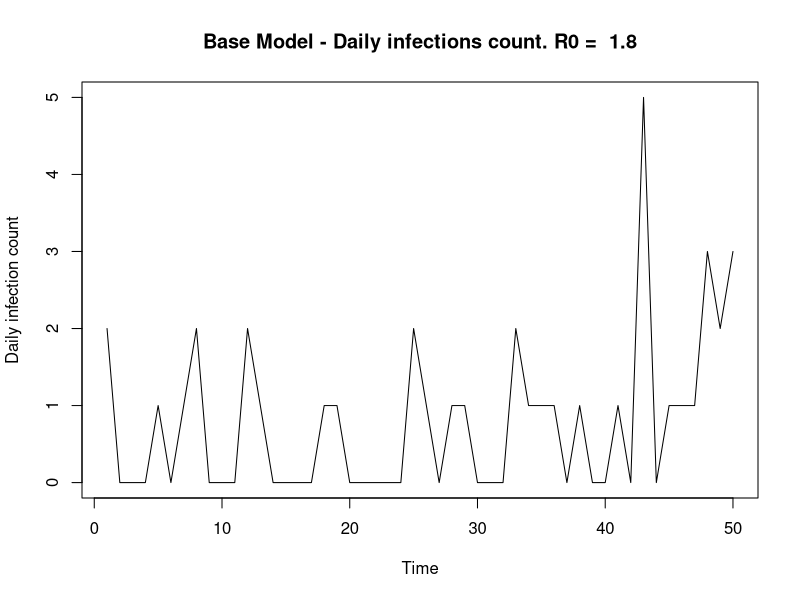
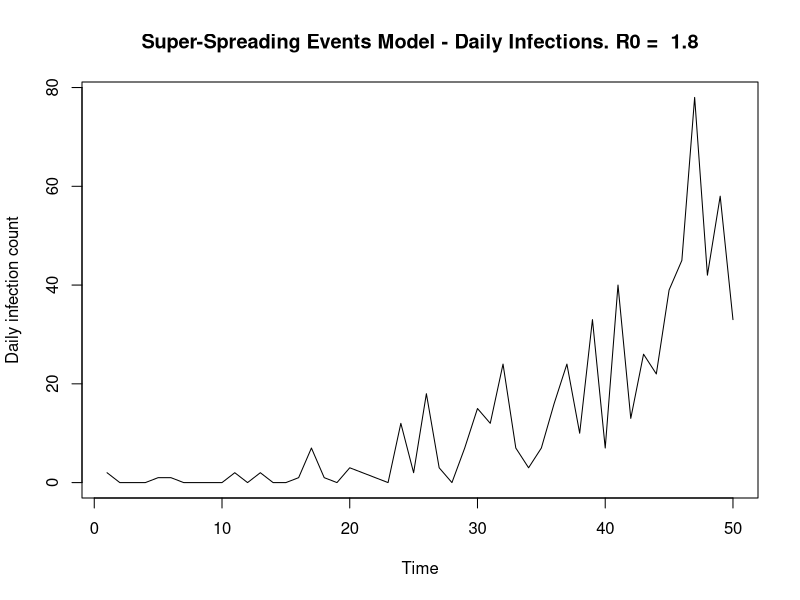
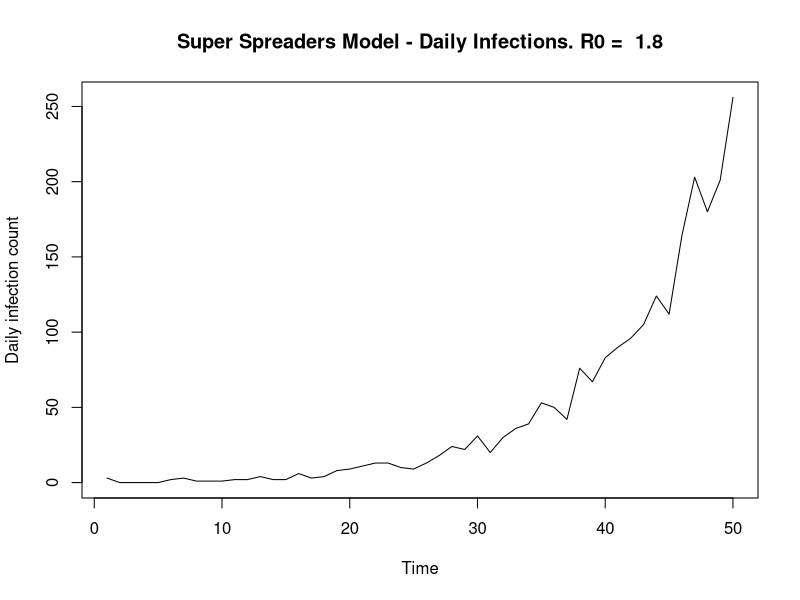

These figures' R source, in order:
#Epidemic Modelling Functions

#Contains:
#SIMULATION FUNCTIONS
#MODEL LIKELIHOOD FUNCTIONS
#PLOTTING MCMC FUNCTIONS

################################################################################
# SIMULATION
################################################################################

#*********************************************************
#I. BASELINE SIMULATION
simulate_branching = function(num_days, r0, shape_gamma, scale_gamma) {
  
  'Baseline simulation model'
  #Set up
  vec_infecteds = vector('numeric', num_days)
  vec_infecteds[1] = 2
  
  #Infectiousness (Discrete gamma) - I.e 'Infectiousness Pressure' - Sum of all people
  #Explanation: Gamma is a continuous function so integrate over the density at that point in time (today - previous day)
  prob_infect = pgamma(c(1:num_days), shape = shape_gamma, scale = scale_gamma) - pgamma(c(0:(num_days-1)), shape = shape_gamma, scale = scale_gamma)
  
  #Days of Infection Spreading
  for (t in 2:num_days) {
    
    #Total rate
    tot_rate = r0*sum(vec_infecteds[1:(t-1)]*rev(prob_infect[1:(t-1)])) #Product of infecteds & their probablilty of infection along the gamma dist at that point in time
    vec_infecteds[t] = rpois(1, tot_rate) #Assuming number of cases each day follows a poisson distribution. Causes jumps in data 
  }
  
  vec_infecteds
}

#Apply
num_days = 50
#lambda params
shape_gamma = 6; scale_gamma = 1
r0 = 1.8
sim_data = simulate_branching(num_days, r0, shape_gamma, scale_gamma)
plot.ts(sim_data, ylab = 'Daily infection count',
        main = paste('Base Model - Daily infections count. R0 = ', r0))


#*******************************************************
#II. SUPER-SPREADING EVENTS SIMULATION
simulate_branching_ss = function(num_days, shape_gamma, scale_gamma, alphaX, betaX, gammaX) {
  'Simulate an epidemic with Superspreading events
  prop_ss = Proportion of superspreading days
  magnitude_ss = increased rate of superspreading event'
  
  #Set up
  total_infecteds = vector('numeric', num_days)
  nsse_infecteds = vector('numeric', num_days)
  sse_infecteds = vector('numeric', num_days)
  total_infecteds[1] = 2
  nsse_infecteds[1] = 2
  sse_infecteds[1] = 0
  
  #Infectiousness (Discrete gamma) - I.e 'Infectiousness Pressure' - Sum of all people
  #Explanation: Gamma is a continuous function so integrate over the density at that point in time (today - previous day)
  prob_infect = pgamma(c(1:num_days), shape = shape_gamma, scale = scale_gamma) - pgamma(c(0:(num_days-1)), shape = shape_gamma, scale = scale_gamma)
  
  #Days of Infection Spreading
  for (t in 2:num_days) {
    
    #Regular infecteds (tot_rate = lambda) fix notation
    lambda_t = sum(total_infecteds[1:(t-1)]*rev(prob_infect[1:(t-1)])) #Eg. Today is day 10. Infected on day 1. Current Infectiousness is t - day_infected 
    tot_rate = alphaX*lambda_t #Product of infecteds & their probablilty of infection along the gamma dist at that point in time
    nsse_infecteds[t] = rpois(1, tot_rate) #Assuming number of cases each day follows a poisson distribution. Causes jumps in data 
    
    #Super-spreaders
    sse_infecteds[t] = rnbinom(1, betaX*lambda_t, 1/(1 + gammaX)) #z_t: Total infecteds due to super-spreading event - num of events x Num individuals
    
    #Total 
    total_infecteds[t] = nsse_infecteds[t] + sse_infecteds[t]
  }
  
  total_infecteds
}
# 
# #********
# # #*Implement
num_days = 50
#lambda params
shape_gamma = 6; scale_gamma = 1
#Params
alphaX = 0.8 #Without ss event, ~r0.
betaX = 0.1; gammaX = 10
true_r0 = alphaX + betaX*gammaX
true_r0
#Epidemic data
sim_data = simulate_branching_ss(num_days, shape_gamma, scale_gamma, alphaX, betaX, gammaX)
plot.ts(sim_data, ylab = 'Daily infection count',
        main = paste('Super-Spreading Events Model - Daily Infections. R0 = ', true_r0)) #,
                     #expression(alpha), ':', alphaX, 'b:', betaX, ':', gammaX))
# par(mfrow = c(2,1))

#*******************************************************
#II. SUPER-SPREADING EVENTS SIMULATION + POISSON
simulate_ss_poisson = function(num_days, shape_gamma, scale_gamma, alphaX, betaX, gammaX) {
  'Simulate an epidemic with Superspreading events
  prop_ss = Proportion of superspreading days
  magnitude_ss = increased rate of superspreading event'
  
  #Set up
  total_infecteds = vector('numeric', num_days)
  nsse_infecteds = vector('numeric', num_days)
  sse_infecteds = vector('numeric', num_days)
  total_infecteds[1] = 2
  nsse_infecteds[1] = 2
  sse_infecteds[1] = 0
  
  #Infectiousness (Discrete gamma) - I.e 'Infectiousness Pressure' - Sum of all people
  #Explanation: Gamma is a continuous function so integrate over the density at that point in time (today - previous day)
  prob_infect = pgamma(c(1:num_days), shape = shape_gamma, scale = scale_gamma) - pgamma(c(0:(num_days-1)), shape = shape_gamma, scale = scale_gamma)
  
  #Days of Infection Spreading
  for (t in 2:num_days) {
    
    #Regular infecteds (tot_rate = lambda) fix notation
    lambda_t = sum(total_infecteds[1:(t-1)]*rev(prob_infect[1:(t-1)])) #?Why is it the reversed probability - given the way prob_infect is written
    tot_rate = alphaX*lambda_t #Product of infecteds & their probablilty of infection along the gamma dist at that point in time
    nsse_infecteds[t] = rpois(1, tot_rate) #Assuming number of cases each day follows a poisson distribution. Causes jumps in data 
    
    #Super-spreaders
    n_t = rpois(1, betaX*lambda_t) #Number of super-spreading events (beta)
    sse_infecteds[t] = rpois(1, gammaX*n_t) #z_t: Total infecteds due to super-spreading event - num of events x Num individuals
    
    total_infecteds[t] = nsse_infecteds[t] + sse_infecteds[t]
  }
  
  total_infecteds
}

#*Implement
# num_days = 50
# #lambda params
# shape_gamma = 6
# scale_gamma = 1
# #params
# alphaX = 1.2 #Without ss event, ~r0. 
# betaX = 0.5
# gammaX = 10
# #Epidemic data
# sim_data2 = simulate_ss_poisson(num_days, shape_gamma, scale_gamma, alphaX, betaX, gammaX)
# plot.ts(sim_data2, ylab = 'Daily Infections count', main = 'Daily Infections count')


#*******************************************************
#III. SUPER-SRPEADING INDIVIDUALS (SUPER-SPREADERS) SIMULATION 
simulation_super_spreaders_v0 = function(num_days, shape_gamma, scale_gamma, aX, bX, cX) {
  'Simulate an epidemic with Superspreading individuals'
  
  #Set up
  total_infecteds = vector('numeric', num_days)
  nss_infecteds = vector('numeric', num_days)
  ss_infecteds = vector('numeric', num_days)
  total_infecteds[1] = 3
  nss_infecteds[1] = 2
  ss_infecteds[1] = 1 
  
  #Infectiousness (Discrete gamma) - I.e 'Infectiousness Pressure' - Sum of all people
  #Explanation: Gamma is a continuous function so integrate over the density at that point in time (today - previous day)
  prob_infect = pgamma(c(1:num_days), shape = shape_gamma, scale = scale_gamma) - pgamma(c(0:(num_days-1)), shape = shape_gamma, scale = scale_gamma)
  
  #Days of Infection Spreading
  for (t in 2:num_days) {
    
    #Regular infecteds (tot_rate = lambda) fix notation
    lambda_t = sum((total_infecteds[1:(t-1)] + cX*ss_infecteds[1:(t-1)])*rev(prob_infect[1:(t-1)])) #?Why is it the reversed probability - given the way prob_infect is written. Product of infecteds & their probablilty of infection along the gamma dist at that point in time
    nss_infecteds[t] = rpois(1, aX*lambda_t) #Assuming number of cases each day follows a poisson distribution. Causes jumps in data 
    ss_infecteds[t] = rpois(1, bX*lambda_t)
    total_infecteds[t] = nss_infecteds[t] + ss_infecteds[t]
  }
  
  total_infecteds
}

#*******************************************************
#III B. SUPER-SRPEADING INDIVIDUALS (SUPER-SPREADERS) SIMULATION 
simulation_super_spreaders = function(num_days, shape_gamma, scale_gamma, aX, bX, cX) {
  'Simulate an epidemic with Superspreading individuals'
  
  #Set up
  total_infecteds = vector('numeric', num_days)
  nss_infecteds = vector('numeric', num_days)
  ss_infecteds = vector('numeric', num_days)
  total_infecteds[1] = 3
  nss_infecteds[1] = 2
  ss_infecteds[1] = 1 
  
  #Infectiousness (Discrete gamma) - I.e 'Infectiousness Pressure' - Sum of all people
  #Explanation: Gamma is a continuous function so integrate over the density at that point in time (today - previous day)
  prob_infect = pgamma(c(1:num_days), shape = shape_gamma, scale = scale_gamma) - pgamma(c(0:(num_days-1)), shape = shape_gamma, scale = scale_gamma)
  
  #Days of Infection Spreading
  for (t in 2:num_days) {
    
    #Regular infecteds (tot_rate = lambda) fix notation
    lambda_t = sum((total_infecteds[1:(t-1)] + cX*ss_infecteds[1:(t-1)])*rev(prob_infect[1:(t-1)])) #?Why is it the reversed probability - given the way prob_infect is written. Product of infecteds & their probablilty of infection along the gamma dist at that point in time
    nss_infecteds[t] = rpois(1, aX*lambda_t) #Assuming number of cases each day follows a poisson distribution. Causes jumps in data 
    ss_infecteds[t] = rpois(1, bX*lambda_t)
    total_infecteds[t] = nss_infecteds[t] + ss_infecteds[t]
  }
  
  return(list(nss_infecteds, ss_infecteds))
}

#Return sum of n + s
get_total_x = function(data_list){
  
  'Returns sum of x = n + s in a single vector'
  n = data[[1]]; s = data[[2]]
  x = n + s
  x
} 

#*Implement
num_days = 50
#lambda params
shape_gamma = 6; scale_gamma = 1
#params
aX = 0.8 #1.1 #Without ss event, ~r0.
bX = 0.1; cX = 10 #8
r02 = aX + bX*cX
#Epidemic data
sim_data2 = simulation_super_spreaders_v0(num_days, shape_gamma, scale_gamma, aX, bX, cX)
plot.ts(sim_data2, ylab = 'Daily infection count',
        main = paste('Super Spreaders Model - Daily Infections. R0 = ', r02))

##############################################################################
# MODELS
##############################################################################

#*******************************************************************************
# BASELINE

#Likelihood (log)
log_like <- function(y, r0_dash){
  
  #Params
  num_days = length(y)
  shape_gamma = 6
  scale_gamma = 1
  
  #Infectiousness (Discrete gamma)
  prob_infect = pgamma(c(1:num_days), shape = shape_gamma, scale = scale_gamma) - pgamma(c(0:(num_days-1)), shape = shape_gamma, scale = scale_gamma)
  logl = 0
  
  for (t in 2:num_days) {
    
    lambda = r0_dash*sum(y[1:t-1]*rev(prob_infect[1:t-1]))
    logl = logl + y[t]*log(lambda) - lambda - lfactorial(y[t]) #Need to include normalizing constant 
    
  }
  
  logl
  
}

# BASE MCMC
mcmc_r0 <- function(data, n, sigma, burn_in, x0 = 1) {
  
  'Returns mcmc samples of R0. 
  Prior on R_0 (or alpha) = exp(1)'
  #Data
  print('sim data')
  print(data)
  
  #Set up
  r0_vec <- vector('numeric', n)
  r0_vec[1] <- x0
  U <- runif(n)
  count_accept = 0
  
  #MCMC chain
  for(i in 2:n) {
    r0_dash <- r0_vec[i-1] + rnorm(1, sd = sigma) #, mean = 0, sd = sigma_opt)
    if(r0_dash < 0){
      r0_dash = abs(r0_dash)
    }
    
    #Alpha
    log_alpha = log_like(data, r0_dash) - log_like(data, r0_vec[i-1]) - r0_dash + r0_vec[i-1] #exponential prior
    #log_alpha = log_like(data, Y) - log_like(data, r0_vec[i-1]) + dgamma(Y, shape = 1, scale = 1, log = TRUE) - dgamma(r0_vec[i-1], shape = 1, scale = 1, log = TRUE) 
    #Should include: Likelihood + prior + propogsal density x2 (Previous time step & Current time step)
    
    if (is.na(log_alpha)){
      print('na value')
      sprintf("r0_dash: %i", r0_dash)
    }
    if(!(is.na(log_alpha)) && log(U[i]) < log_alpha) { 
      r0_vec[i] <- r0_dash
      count_accept = count_accept + 1
    } else {
      r0_vec[i] <- r0_vec[i-1]
    }
  }
  #Final stats
  accept_rate = 100*(count_accept/n)
  print(paste0("Acceptance rate = ",accept_rate))
  
  r0_vec = r0_vec[burn_in:n]
  r0_vec
  
  return(list(r0_vec, accept_rate))
}

#*******************************************************************************
# SUPER-SPREADING EVENTS MODEL
#*******************************************************************************

#Log Likelihood 
log_like_sse <- function(x, alphaX, betaX, gammaX){
  
  #Params
  num_days = length(x)
  shape_gamma = 6
  scale_gamma = 1
  
  #Infectiousness (Discrete gamma) i,e Prob less than x2 - prob less than x1; the area in between 
  prob_infect = pgamma(c(1:num_days), shape = shape_gamma, scale = scale_gamma) - pgamma(c(0:(num_days-1)), shape = shape_gamma, scale = scale_gamma)
  logl = 0
  
  for (t in 2:num_days) {
    
    lambda_t = sum(x[1:(t-1)]*rev(prob_infect[1:(t-1)]))
    inner_sum_xt = 0
    
    for (y_t in 0:x[t]){ #Sum for all values of y_t
      
      #Log likelihood
      inner_sum_xt = (inner_sum_xt + exp(-alphaX*lambda_t)*(1/factorial(y_t))*(alphaX*lambda_t)^y_t*
                        (gamma((x[t] - y_t) + betaX*lambda_t))/(gamma(betaX*lambda_t)*
                                                                  factorial(x[t] - y_t))*(1/(gammaX +1))^(betaX*lambda_t)*
                        (gammaX/(gammaX + 1))^(x[t] - y_t))
      
    } 
    
    logl = logl + log(inner_sum_xt) 
    
  }
  
  logl
  
}

#*****************************************************
#Log Likelihood - log-exp-sum trick 
log_like_ss_lse <- function(x, alphaX, betaX, gammaX){
  
  #Params
  num_days = length(x)
  shape_gamma = 6
  scale_gamma = 1
  
  #Infectiousness (Discrete gamma)
  prob_infect = pgamma(c(1:num_days), shape = shape_gamma, scale = scale_gamma) - pgamma(c(0:(num_days-1)),
                                                                                         shape = shape_gamma, scale = scale_gamma)
  logl = 0 
  
  for (t in 2:num_days) {
    
    #print(t)
    lambda_t = sum(x[1:(t-1)]*rev(prob_infect[1:(t-1)]))
    
    if((x[t] == 0) | is.na(x[t])) { #y_t also equal to zero 
      #L(x_i) for y_t, x_t = 0
      logl = logl -(alphaX*lambda_t) - 
        (betaX*lambda_t*log(gammaX +1))
      
      #print(paste0('logl 1 = ', logl))
      
    } else {
      
      #Terms in inner sum
      inner_sum_vec <- vector('numeric', x[t])
      
      for (y_t in 0:x[t]){ #Sum for all values of y_t up to x_t
        
        #Store inner L(x_i) term in vector position
        inner_sum_vec[y_t + 1] = (-(alphaX*lambda_t) - lfactorial(y_t) + y_t*log(alphaX*lambda_t) +
                                    lgamma((x[t] - y_t) + (betaX*lambda_t)) - lgamma(betaX*lambda_t) - 
                                    lfactorial(x[t] - y_t) - (betaX*lambda_t*log(gammaX +1)) + 
                                    (x[t] - y_t)*log(gammaX) -(x[t] - y_t)*log(gammaX + 1))
        
      }
      
      #Calculate max element in inner vector, for all y_t for a given t, x[t]
      lx_max = max(inner_sum_vec)
      #print(paste0('lx_max = ', lx_max))
      
      #Calculate lse
      lse = lx_max + log(sum(exp(inner_sum_vec - lx_max) ))
      
      #print(paste0('lse = ', lse))
      
      #Add to overall log likelihood 
      logl = logl + lse 
      
    }
    
  }
  
  logl
  
}

#***************************************************************#####
#GAMMA PRIOR ON BETA
log_gamma_dist <- function(param, gamma_priors){
  
  #Params
  shapeX = gamma_priors[1]
  scaleX = gamma_priors[2]
  
  log_gamma_dist = (1/lgamma(shapeX)*shapeX*log(scaleX))*(shapeX - 1)*log(param)*(-param/shapeX)
  
  log_gamma_dist
}

##############################
#1. MCMC
MCMC_SSE <- function(data, n, sigma, model_params, gamma_prior, gamma_priors,
                            x0 = 1, prior = TRUE, alpha_transform = FALSE) {#thinning_factor, burn_in
  
  'Returns MCMC samples of SSE model parameters (alpha, beta, gamma, r0 = a + b*g) 
  w/ acceptance rates. Includes alpha transform, beta-gamma transform' 
  print('MCMC SUPERSPREADING EVENTS')
  
  'Priors
  p(alpha) = exp(1) = rate*exp(-rate*x) = 1*exp(-1*alpha) = exp(-alpha). log(exp(-alpha)) = - alpha
  p(beta) = exp(1) or p(beta) = gamma(shape, scale), for e.g gamma(3, 2)
  p(gamma) = exp(1) + 1 = 1 + exp(-gamma) = exp(gamma - 1)'
  
  #Initialise params
  alpha_vec <- vector('numeric', n); beta_vec <- vector('numeric', n)
  gamma_vec <- vector('numeric', n); r0_vec <- vector('numeric', n)
  log_like_vec <- vector('numeric', n)
  
  alpha_vec[1] <- model_params[1]; beta_vec[1] <- model_params[2] 
  gamma_vec[1] <- model_params[3]; r0_vec[1] <- model_params[4];
  log_like_vec[1] <- log_like_ss_lse(data, alpha_vec[1], beta_vec[1],  gamma_vec[1])   
  
  alpha = alpha_vec[1]; beta =  beta_vec[1]; 
  gamma = gamma_vec[1]; log_like = log_like_vec[1]
  
  #Extract params
  sigma_a = sigma[1]; sigma_b = sigma[2]
  sigma_g = sigma[3]; sigma_bg = sigma[4];
  
  #Result vectors
  count_accept1 = 0; 
  count_accept2 = 0; count_reject2 = 0;
  count_accept3 = 0; count_reject3 = 0;
  count_accept4 = 0; count_reject4 = 0;
  
  #MCMC chain
  for(i in 2:n) {
    
    #******************************************************
    #ALPHA
    alpha_dash <- alpha + rnorm(1, sd = sigma_a) 
    if(alpha_dash < 0){
      alpha_dash = abs(alpha_dash)
    }
    
    #log alpha
    logl_new = log_like_ss_lse(data, alpha_dash, beta, gamma)
    log_accept_prob = logl_new - log_like  #+ prior1 - prior
    #Priors
    if (prior){
      log_accept_prob = log_accept_prob - alpha_dash + alpha
    }
    
    #Metropolis Acceptance Step
    if(!(is.na(log_accept_prob)) && log(runif(1)) < log_accept_prob) {
      alpha <- alpha_dash
      count_accept1 = count_accept1 + 1
      log_like = logl_new
    } 

    #************************************************************************
    #BETA 
    #Only if (Beta > 0){ WHY? Took it out
    beta_dash <- beta + rnorm(1, sd = sigma_b) 
    if(beta_dash < 0){
      beta_dash = abs(beta_dash)
    }
    #loglikelihood
    logl_new = log_like_ss_lse(data, alpha, beta_dash, gamma)
    log_accept_prob = logl_new - log_like #logl_prev
    
    #Priors
    if (gamma_prior){
      log_accept_prob = log_accept_prob + log_gamma_dist(beta_dash, gamma_priors) - log_gamma_dist(beta, gamma_priors) 
    } else {
      log_accept_prob = log_accept_prob - beta_dash + beta 
    }
    
    #Metropolis Acceptance Step
    if(!(is.na(log_accept_prob)) && log(runif(1)) < log_accept_prob) {
      beta <- beta_dash
      log_like = logl_new
      count_accept2 = count_accept2 + 1
    } else {
      count_reject2 = count_reject2 + 1
    }
    
    #************************************************************************
    #GAMMA
    gamma_dash <- gamma + rnorm(1, sd = sigma_g) 
    if(gamma_dash < 1){
      gamma_dash = 2 - gamma_dash #Prior on gamma - gt 1
    }
    #Acceptance Probability
    logl_new = log_like_ss_lse(data, alpha, beta, gamma_dash)
    log_accept_prob = logl_new - log_like #logl_prev 
    #Priors
    if (prior){
      log_accept_prob = log_accept_prob - gamma_dash + gamma
    }
    
    #Metropolis Acceptance Step
    if(!(is.na(log_accept_prob)) && log(runif(1)) < log_accept_prob) {
      gamma <- gamma_dash
      log_like <- logl_new
      count_accept3 = count_accept3 + 1
    } else {
      count_reject3 = count_reject3 + 1
    }
    
    #*****************************************************
    #GAMMA-BETA
    gamma_dash <- gamma + rnorm(1, sd = sigma_bg) #Alter sigma_bg depending on acceptance rate.
    #Acc rate too big -> Make sigma bigger. Acc rate too small -> make sigma smaller
    if(gamma_dash < 1){ #If less then 1
      gamma_dash = 2 - gamma_dash #abs(gamma_dash)
    }
    #New Beta
    r0 = alpha + beta*gamma 
    beta_new = (r0 - alpha)/gamma_dash #Proposing new Gamma AND Beta. Beta_dash = f(R0 & gamma_dash)
    
    if(beta_new >= 0){ #Only accept values of beta > 0
      
      logl_new = log_like_ss_lse(data, alpha, beta_new, gamma_dash)
      log_accept_prob = logl_new - log_like 
      
      #Priors: Gamma or Exp
      if (gamma_prior){
        log_accept_prob = log_accept_prob + log_gamma_dist(beta_new, gamma_priors) - log_gamma_dist(beta, gamma_priors)
      } else {  
        log_accept_prob = log_accept_prob - beta_new + beta
      }
      
      #Metropolis Step
      if(!(is.na(log_accept_prob)) && log(runif(1)) < log_accept_prob) {
        beta <- beta_new
        gamma <- gamma_dash
        count_accept4 = count_accept4 + 1
      } else {
        count_reject4 = count_reject4 + 1
      }
    }
    
    #Populate Model parameters w/ current values
    alpha_vec[i] <- alpha; beta_vec[i] <- beta
    gamma_vec[i] <- gamma; r0_vec[i] <- alpha + beta*gamma
    log_like_vec[i] <- log_like
    
  }
  
  #Bayes Factor
  #beta_pc0 = (length(which(beta_vec == 0)))/length(beta_vec) #Check beta_mcmc
  #bayes_factor = beta_pc0/(1-beta_pc0); bayes_factor = round(bayes_factor, 6)
  
  #Final stats
  accept_rate1 = 100*count_accept1/(n-1)
  accept_rate2 = 100*count_accept2/(count_accept2 + count_reject2)
  accept_rate3 = 100*count_accept3/(count_accept3 + count_reject3)
  accept_rate4 = 100*count_accept4/(count_accept4 + count_reject4)
  
  #Return alpha, acceptance rate
  return(list(alpha_vec, beta_vec, gamma_vec, r0_vec,
              accept_rate1, accept_rate2, accept_rate3, accept_rate4,
              count_accept2, count_accept3, count_accept4))
}


################################################################################
# PLOTTING
################################################################################

#*******************************************************************************
#R0: FUNCTION TO PLOT 1x4 DASHBOARD OF MCMC RESULTS FOR BASE MODEL
plot_mcmc_results_r0 <- function(n, sim_data, mcmc_params, true_r0, time_elap, seed_count, model_type){
  
  #Plot Set up
  #par(mar=c(1,1,1,1))
  plot.new()
  par(mfrow=c(2,2))
  
  #Extract r0
  r0_mcmc = mcmc_params[1]
  r0_mcmc = unlist(r0_mcmc)
  
  #Cumulative means + param sample limits
  #r0
  r0_mean = cumsum(r0_mcmc)/seq_along(r0_mcmc)
  
  #***********
  #* Plots *
  
  #i.Infections
  plot.ts(sim_data, xlab = 'Time', ylab = 'Daily Infections count',
          main = paste(seed_count, "Orig Infts,", model_type, ", R0 = ", true_r0), #model_type
          #main = paste(seed_count, "Infts SS Evnts, ", "r0 = ", true_r0),
          cex.lab=1.5, cex.axis=1.5, cex.main=1.5, cex.sub=1.5)
  
  #ii. MCMC Trace Plots
  r0_min = min(min(r0_mcmc), true_r0)
  r0_max = max(max(r0_mcmc), true_r0)
  plot.ts(r0_mcmc, ylab = 'alpha', #ylim=c(0, a_lim),
          ylim=c(r0_min, r0_max),
          main = paste("MCMC SS Events, true r0 = ", true_r0),
          cex.lab=1.5, cex.axis=1.5, cex.main=1.5, cex.sub=1.5)
  abline(h = true_r0, col = 'orange', lwd = 2) #True = green
  
  #iii. Cumulative mean plots
  #r0 Mean
  r0_min2 = min(min(r0_mean), true_r0)
  r0_max2 = max(max(r0_mean), true_r0)
  plot2 = plot(seq_along(r0_mean), r0_mean,
               ylim=c(r0_min2, r0_max2),
               xlab = 'Time', ylab = 'R0', main = paste("R0 MCMC Mean, True R0 = ", true_r0),
               cex.lab=1.5, cex.axis=1.5, cex.main=1.5, cex.sub=1.5)
  print(plot2)
  abline(h = true_r0, col = 'orange', lwd = 2)
  
  #iv. Histogram
  hist(r0_mcmc, freq = FALSE, breaks = 100,
       xlab = 'R0 total', #ylab = 'Density', 
       main = paste('R0 total MCMC samples'), #. Prior = ', prior),
       xlim=c(r0_min, r0_max),
       cex.lab=1.5, cex.axis=1.5, cex.main=1.5, cex.sub=1.5)
  abline(v = true_r0, col = 'orange', lwd = 2)
  
  #Final Mean Stats
  data_10_pc = 0.5*n #50%
  r0_mcmc_mean = round(mean(r0_mcmc[n-data_10_pc:n]), 2)
  
  #Results
  df_results <- data.frame(
    R0 = true_r0, 
    R0_mc = r0_mcmc_mean,
    accept_rate_r0 = round(mcmc_params[[2]],2),
    time_elap = round(time_elap,2)) 
  
  print(df_results)
  
}

#*##############################################
#*******************************************
#*
#* GRID PLOT SUPER-SPREADING MODELS:
#* 
#* FUNCTION TO PLOT 4x4 DASHBOARD OF MCMC RESULTS FOR SUPER SPREADING MODELs
#* 
#*******************************************
#*##############################################
plot_mcmc_grid <- function(n_mcmc, sim_data, mcmc_params, true_r0, total_time,
                           seed_count, model_params,
                           model_typeX = 'SSE', prior = TRUE, joint = TRUE,
                           FLAG_G_PRIOR_B = FALSE, gam_priors_on_b = c(0,0),
                           C_PRIOR_GAMMA = TRUE, c_prior = c(1,0),
                           rjmcmc = FALSE, data_aug = FALSE,
                           mod_par_names = c('alpha', 'beta', 'gamma')){
  #Plot
  #plot.new()
  par(mfrow=c(4,4))
  
  #Extract params
  m1_mcmc = mcmc_params[1]; m1_mcmc = unlist(m1_mcmc)
  m2_mcmc = mcmc_params[2]; m2_mcmc = unlist(m2_mcmc)
  m3_mcmc = mcmc_params[3]; m3_mcmc = unlist(m3_mcmc)
  r0_mcmc = mcmc_params[4]; r0_mcmc = unlist(r0_mcmc)
  #True vals
  m1X = model_params[1]; m2X = model_params[2]; m3X = model_params[3]; 
  
  #Cumulative means + param sample limits
  #r0
  r0_mean = cumsum(r0_mcmc)/seq_along(r0_mcmc)
  r0_lim = max(true_r0, max(r0_mcmc))
  r0_lim2 = max(true_r0, r0_mean)
  
  #m1
  m1_mean = cumsum(m1_mcmc)/seq_along(m1_mcmc)
  a_lim =  max(m1X, max(m1_mcmc))
  a_lim2 =  max(m1X, m1_mean)
  
  #m2
  m2_mean = cumsum(m2_mcmc)/seq_along(m2_mcmc)
  b_lim = max(m2X, max(m2_mcmc))
  b_lim2 = max(m2X, m2_mean)
  
  #m3
  m3_mean = cumsum(m3_mcmc)/seq_along(m3_mcmc)
  m3_lim =  max(m3X, max(m3_mcmc))
  m3_lim2 =  max(m3X, m3_mean) 
  
  #Priors
  if (FLAG_G_PRIOR_B) {
    m2_prior = paste0('m3(',  gam_priors_on_b[1], ', ', gam_priors_on_b[2], ')')
  } else {
    m2_prior = 'exp(1)'
  }
  
  if (C_PRIOR_GAMMA) {
    m3_prior = paste0('1 + Ga(',  c_prior[1], ', ', c_prior[2], ')')
  } else {
    m3_prior = paste0('1 + exp(',  c_prior[1], ')')
  }
  
  m1_prior = 'exp(1)'
  
  #***********
  #* Plots *
  
  #i.Infections
  if(!data_aug) inf_tite = paste0(seed_count, ', ', model_typeX, " Data, r0 = ", true_r0) # 'Day Infts, '
  else inf_tite = paste0(seed_count, ', ', model_typeX, " Data, r0 = ", true_r0, ", + Data Aug")
  
  #i.Infections
  plot.ts(sim_data, xlab = 'Time', ylab = 'Daily Infections count',
          main = inf_tite, 
          cex.lab=1.5, cex.axis=1.5, cex.main=1.5, cex.sub=1.5)
  
  #ii. MCMC Trace Plots 
  plot.ts(m1_mcmc, ylab = mod_par_names[1], ylim=c(0, a_lim),
          main = paste("MCMC", model_typeX, ":", mod_par_names[1], "prior:", m1_prior),
          cex.lab=1.5, cex.axis=1.5, cex.main=1.5, cex.sub=1.5)
  abline(h = m1X, col = 'red', lwd = 2) #True = green
  
  plot.ts(m2_mcmc, ylab = 'm2', ylim=c(0, b_lim), 
          main = paste("MCMC", model_typeX, ":", mod_par_names[2], "prior:", m2_prior),
          cex.lab=1.5, cex.axis=1.5, cex.main=1.5, cex.sub=1.5)
  abline(h = m2X, col = 'blue', lwd = 2) #True = green
  
  plot.ts(m3_mcmc,  ylab = 'm3', ylim=c(0,m3_lim),
          main = paste("MCMC", model_typeX, ":", mod_par_names[3], "prior:", m3_prior),
          cex.lab=1.5, cex.axis=1.5, cex.main=1.5, cex.sub=1.5)
  abline(h = m3X, col = 'green', lwd = 2) #True = green
  
  #plot.ts(r0_mcmc,  ylab = 'r0', main = paste("MCMC SS Events, true r0 = ", r0_true))
  
  #iii. Cumulative mean plots
  #r0 Mean
  plot(seq_along(r0_mean), r0_mean,
       ylim=c(0, r0_lim),
       xlab = 'Time', ylab = 'R0', main = paste("R0 MCMC Mean, True R0 = ", true_r0),
       cex.lab=1.5, cex.axis=1.5, cex.main=1.5, cex.sub=1.5)
  #print(plot2)
  abline(h = true_r0, col = 'orange', lwd = 2)
  
  #m1 mean
  plot(seq_along(m1_mean), m1_mean,
       ylim=c(0, a_lim),
       xlab = 'Time', ylab =  mod_par_names[1],
       main = paste(mod_par_names[1], "MCMC mean, True", mod_par_names[1], "=", m1X),
       cex.lab=1.5, cex.axis=1.5, cex.main=1.5, cex.sub=1.5)
  #print(plot2)
  abline(h = m1X, col = 'red', lwd = 2)
  
  #m2 mean
  plot(seq_along(m2_mean), m2_mean,
       ylim=c(0, b_lim),
       xlab = 'Time', ylab = 'm2',
       main = paste(mod_par_names[2], "MCMC mean, True", mod_par_names[2], "=", m2X),
       cex.lab=1.5, cex.axis=1.5, cex.main=1.5, cex.sub=1.5)
  #print(plot2)
  abline(h = m2X, col = 'blue', lwd = 2)
  
  #m3 Mean
  plot(seq_along(m3_mean), m3_mean,
       xlab = 'Time', ylab = 'm3', 
       main = paste(mod_par_names[3], "MCMC mean, True", mod_par_names[3], "=", m3X),
       ylim=c(0, m3_lim),
       cex.lab=1.5, cex.axis=1.5, cex.main=1.5, cex.sub=1.5)
  abline(h = m3X, col = 'green', lwd = 2)
  
  #iv. Param Histograms (Plots 9,11,12)
  hist(r0_mcmc, freq = FALSE, breaks = 100,
       xlab = 'R0 total', #ylab = 'Density', 
       main = paste('R0 total MCMC samples. Prior = ', prior),
       xlim=c(0, r0_lim),
       cex.lab=1.5, cex.axis=1.5, cex.main=1.5, cex.sub=1.5)
  abline(v = true_r0, col = 'orange', lwd = 2)
  
  # #v. m2 vs m3
  # plot(m2_mcmc, m3_mcmc,
  #      xlab = 'm2', ylab = 'm3', main = 'm2 vs m3',
  #      cex.lab=1.5, cex.axis=1.5, cex.main=1.5, cex.sub=1.5)
  
  #Hist m1 
  hist(m1_mcmc, freq = FALSE, breaks = 100,
       xlab = mod_par_names[1], #ylab = 'Density', 
       main = paste(mod_par_names[1], ", True", mod_par_names[1], "=", m1X), 
       xlim=c(0, a_lim),
       cex.lab=1.5, cex.axis=1.5, cex.main=1.5, cex.sub=1.5)
  abline(v = m1X, col = 'red', lwd = 2)
  
  #Hist m2 
  hist(m2_mcmc, freq = FALSE, breaks = 100,
       xlab = mod_par_names[2], #ylab = 'Density', 
       main = paste(mod_par_names[2], ", True", mod_par_names[2], "=", m2X), 
       xlim=c(0, b_lim),
       cex.lab=1.5, cex.axis=1.5, cex.main=1.5, cex.sub=1.5)
  abline(v = m2X, col = 'blue', lwd = 2)
  
  #Hist m3 
  hist(m3_mcmc, freq = FALSE, breaks = 100,
       xlab = mod_par_names[3], #ylab = 'Density', 
       main = paste(mod_par_names[3], ", True", mod_par_names[3], "=", m3X),
       xlim=c(0, m3_lim),
       cex.lab=1.5, cex.axis=1.5, cex.main=1.5, cex.sub=1.5)
  abline(v = m3X, col = 'green', lwd = 2)
  
  #Final Mean Stats
  data_10_pc = 0.5*n_mcmc #50%
  a_mcmc_mean = round(mean(m1_mcmc[n_mcmc - data_10_pc:n_mcmc]), 2) 
  b_mcmc_mean = round(mean(m2_mcmc[n_mcmc - data_10_pc:n_mcmc]), 2)
  g_mcmc_mean = round(mean(m3_mcmc[n_mcmc - data_10_pc:n_mcmc]), 2)
  r0_mcmc_mean = round(mean(r0_mcmc[n_mcmc - data_10_pc:n_mcmc]), 2)
  
  #Joint distrbutions
  if (joint){
    
    #v. r0 vs m2
    plot(m2_mcmc, r0_mcmc,
         xlab = mod_par_names[2], ylab = 'R0', main = paste(mod_par_names[2], 'vs R0'),
         cex.lab=1.5, cex.axis=1.5, cex.main=1.5, cex.sub=1.5)
    
    #v. m1 vs m2
    plot(m1_mcmc, m2_mcmc,
         xlab = mod_par_names[1], ylab = mod_par_names[2], main = paste(mod_par_names[1], 'vs', mod_par_names[2]),
         cex.lab=1.5, cex.axis=1.5, cex.main=1.5, cex.sub=1.5)
    
    #v. m1 vs m3
    plot(m1_mcmc, m3_mcmc,
         xlab = mod_par_names[1], ylab = mod_par_names[3], main = paste(mod_par_names[1], 'vs', mod_par_names[3]),
         cex.lab=1.5, cex.axis=1.5, cex.main=1.5, cex.sub=1.5)
    
    #v. m2 vs m3
    plot(m2_mcmc, m3_mcmc,
         xlab = mod_par_names[2], ylab = mod_par_names[3], main = paste(mod_par_names[2], 'vs', mod_par_names[3]),
         cex.lab=1.5, cex.axis=1.5, cex.main=1.5, cex.sub=1.5)
  }
  
  #*****************
  #RJMCMC
  if (rjmcmc){
    
    #m1S
    par(mfrow=c(3,1))
    
    #HIST m1 
    hist(m1_mcmc, freq = FALSE, breaks = 100,
         xlab = mod_par_names[1], #ylab = 'Density', 
         main = paste("m1, True m1 = ", m1X), 
         xlim=c(0, a_lim),
         cex.lab=1.5, cex.axis=1.5, cex.main=1.5, cex.sub=1.5)
    abline(v = m1X, col = 'red', lwd = 2)
    
    #m1 SSE
    ind_b = which(m2_mcmc > 0)
    m1_sse = m1_mcmc[ind_b]
    
    #Hist
    hist(m1_sse, freq = FALSE, breaks = 100,
         xlab = 'm1_sse', #ylab = 'Density', 
         main = "m1_sse", 
         xlim=c(0, a_lim),
         cex.lab=1.5, cex.axis=1.5, cex.main=1.5, cex.sub=1.5)
    abline(v = m1X, col = 'red', lwd = 2)
    
    #m1 BASE
    ind_b = which(m2_mcmc == 0)
    
    if (length(ind_b > 2)){
      
      m1_base = m1_mcmc[ind_b]
      #Hist
      hist(m1_base, freq = FALSE, breaks = 100,
           xlab = 'm1_base', #ylab = 'Density', 
           main = "m1_base",
           xlim=c(0, a_lim),
           cex.lab=1.5, cex.axis=1.5, cex.main=1.5, cex.sub=1.5)
      abline(v = m1X, col = 'red', lwd = 2)
    }
    
    #RESULTS DF
    df_results <- data.frame(
      rep = seed_count,
      n_mcmc = n_mcmc,
      m1 = m1X,
      a_mc = a_mcmc_mean,
      m2 = m2X,
      b_mc = b_mcmc_mean,
      m3 = m3X,
      g_mc = g_mcmc_mean,
      R0 = true_r0, 
      R0_mc = r0_mcmc_mean,
      accept_rate_m1 = round(mcmc_params[[5]],2),
      a_rte_m2 = round(mcmc_params[[6]], 2),
      n_accept_m2 = mcmc_params[[15]],
      a_rte_m3 = round(mcmc_params[[7]],2),
      n_accept_m3 = mcmc_params[[16]],
      a_rte_m2_m3 = round(mcmc_params[[8]],2),
      n_accept_2_3 = mcmc_params[[17]],
      n_accept_rj0 = mcmc_params[[11]],
      n_reject_rj0 = mcmc_params[[13]],
      a_rte_rj0 = round(mcmc_params[[9]],2),
      n_accept_rj1 = mcmc_params[[12]],
      n_reject_rj1 = mcmc_params[[14]],
      a_rte_rj1 = round(mcmc_params[[10]],2),
      m2_pc0 = mcmc_params[[18]],
      m2_pc_non_0 = 1- mcmc_params[[18]],
      bf = mcmc_params[[19]])
    #tot_time = total_time)
    
  } else if (data_aug) {
    
    df_results <- data.frame(
      rep = seed_count,
      n_mcmc = n_mcmc,
      m1 = m1X,
      m1_mc = a_mcmc_mean,
      m2 = m2X,
      m2_mc = b_mcmc_mean,
      m3 = m3X,
      m3_mc = g_mcmc_mean,
      R0 = true_r0, 
      R0_mc = r0_mcmc_mean,
      accept_rate_m1 = round(mcmc_params[[5]],2),
      a_rte_m2 = round(mcmc_params[[6]], 2),
      a_rte_m3 = round(mcmc_params[[7]],2),
      a_rte_m2_m3 = round(mcmc_params[[8]],2),
      a_rte_d_aug = round(mcmc_params[[12]],2))
      #tot_time = total_time)
    
    } else {
    df_results <- data.frame(
      rep = seed_count,
      n_mcmc = n_mcmc,
      m1 = m1X,
      m1_mc = a_mcmc_mean,
      m2 = m2X,
      m2_mc = b_mcmc_mean,
      m3 = m3X,
      m3_mc = g_mcmc_mean,
      R0 = true_r0, 
      R0_mc = r0_mcmc_mean,
      accept_rate_m1 = round(mcmc_params[[5]],2),
      a_rte_m2 = round(mcmc_params[[6]], 2),
      a_rte_m3 = round(mcmc_params[[7]],2),
      a_rte_m2_m3 = round(mcmc_params[[8]],2),
      tot_time = total_time)
  }
  
  print(df_results)
  
}
